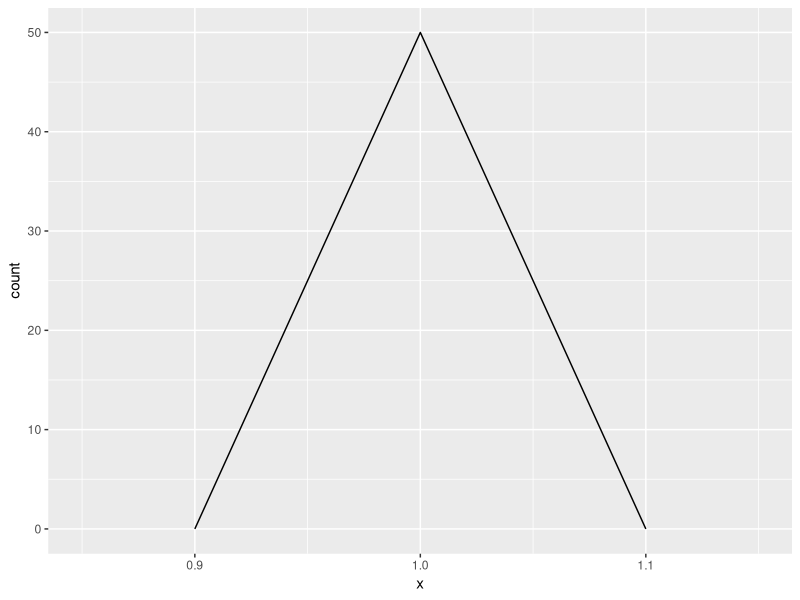

Generate this figure with R: (Note: this script raises an error after producing the figure.)
# Dice Project:
# Are my D&D dice trying to kill me? 

getwd()

# Install packages:
library(ggplot2)
library(dplyr)

#install.packages("ggplot2")



# Let us begin by making a balanced, random die. We will start with a normal D6 as used in
# damage rolls (e.g. 5th edition simple weapons)


# Make and object D6 and save it as a data frame for later analysis
DSix <- 1:6

DSix_Sample <- data.frame(sample(DSix, 50, replace = T))

ggplot(DSix_Sample, aes(x = ,1)) +
  geom_freqpoly(bins=6)

# This works, but I want to wrap it in a function:

DSixRoll <- function() {
  DSix <- 1:6
  Rolls <- as.data.frame(sample(DSix, size =100, replace = T))
  }

DSixRoll

colnames(DSix100)[colnames(DSix100) == 'DSixRoll()'] <- 'Number'


# Make a frequency table and plot the results

DSixFreq <- as.data.frame(DSix100 %>% count(Number))

as.numeric(DSixFreq)

plot(DSixFreq)

# Something seems wrong here. My samples do not seem random.
# I am more likely to roll a 1 or a 4 than I am a 3 or a 6.
# What if we increase the sample size:

rm(DSix100, DSixFreq)

DSixRoll <- function() {
  DSix <- 1:6
  Rolls <- as.data.frame(sample(DSix, size =2000, replace = T))
  return(Rolls)
}

Rolls
